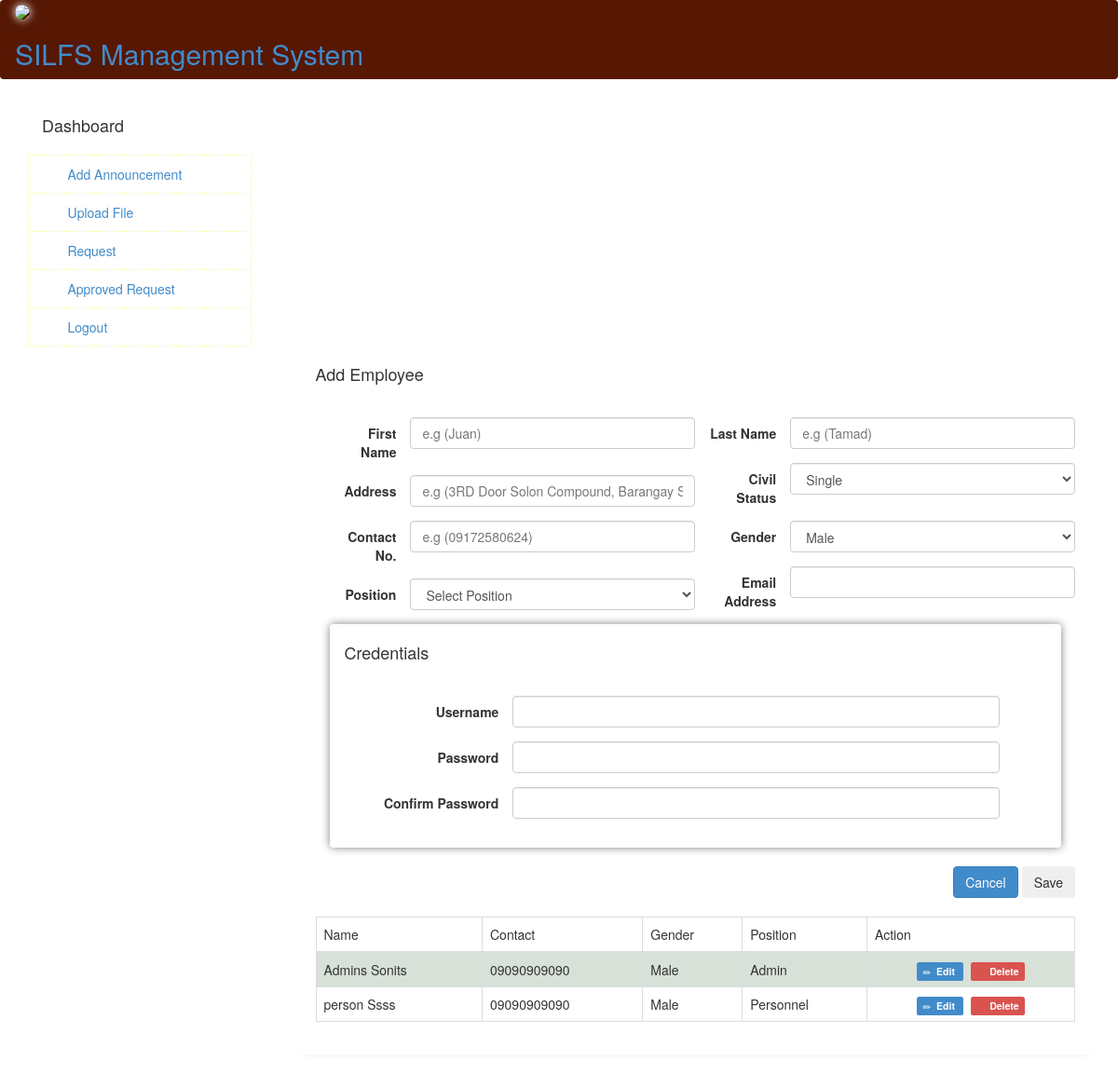
Before: /index.php/employee/add_employee with the older database file.
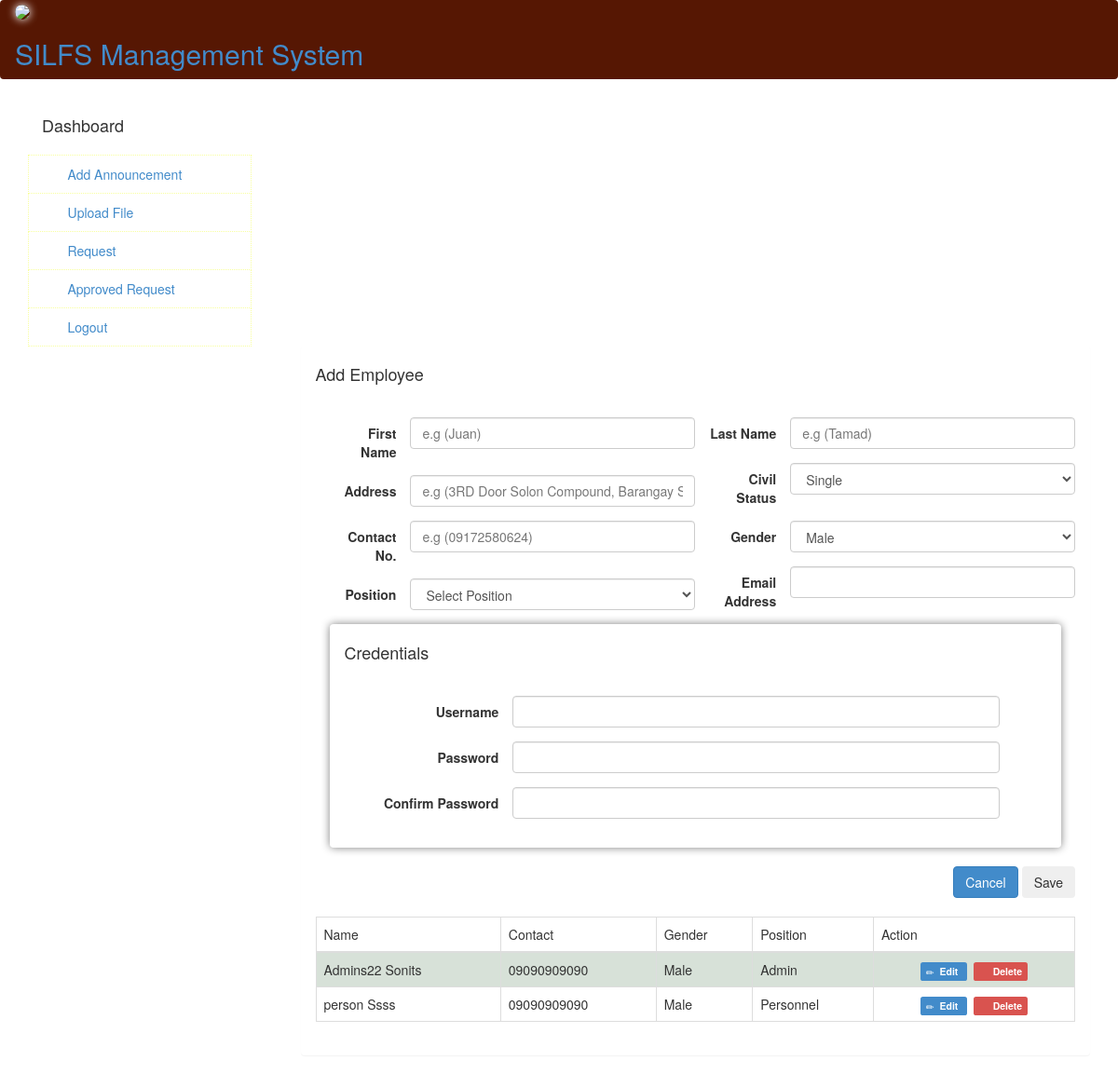
After: the same page with the newer database file.
### tables this page shows
CREATE TABLE IF NOT EXISTS `tbl_party` (
  `id` int(11) NOT NULL,
  `firstname` varchar(50) NOT NULL,
  `lastname` varchar(50) NOT NULL,
  `position` int(11) NOT NULL,
  `branch` int(11) NOT NULL,
  `address` varchar(100) NOT NULL,
  `contact` varchar(100) NOT NULL,
  `civil` varchar(50) NOT NULL,
  `gender` varchar(50) NOT NULL,
  `email` varchar(50) NOT NULL
);

CREATE TABLE IF NOT EXISTS `tbl_position` (
  `id` int(11) NOT NULL,
  `description` varchar(50) NOT NULL
);

### application/controllers/Employee.php (called while the page is built)
<?php
	class Employee extends CI_Controller
	{
		public function add_employee()
		{
			$this->load->view('templates/header');
			$data['nav'] = 'employee';
			$this->load->model('usermd');
			$this->load->view('templates/navigation', $data);
			$this->load->view('employee/add_employee');
			$this->load->view('templates/footer');
		}
	}

### index.php (called while the page is built, shortened)
<?php
require_once BASEPATH.'core/CodeIgniter.php';

### application/models/Usermd.php (called while the page is built, shortened)
<?php
	class Usermd extends CI_Model
	{
		public function getUsers()
		{
			$this->db->where('tbl_party.position = tbl_position.id');
			$this->db->select('tbl_party.*, tbl_position.description');
			return $this->db->get('tbl_party, tbl_position')->result_array();
		}
	}

### application/views/employee/add_employee.php (the view, shortened to what the changed rows need)
<div class="col-md-9 container_margin">
	<div class="panel p-body">
			<div class="panel-body">
				<div class="table table-responsive">
					<table class="table table-striped table-bordered table-hover" id="dataTable">
                    <thead>
                    <tr>
                        <td>Name</td>
                        <td>Contact</td>
                        <td>Gender</td>
                        <td>Position</td>
                        <td style="max-width: 100px">Action</td>
                    </tr>
                    </thead>
                    <tbody>
                    <?php foreach ($this->usermd->getUsers() as $key => $value) { ?>
                        <tr>
                            <td><?php echo $value['firstname'] . ' ' . $value['lastname']  ?></td>
                            <td><?php echo $value['contact'] ?></td>
                            <td><?php echo $value['gender'] ?></td>
                            <td><?php echo $value['description'] ?></td>
                            <td style="text-align: center">
                            	<a class="a-table label label-primary edit_emp" href="#" data-param="<?php echo $value['id'] ?>">
                            		<span class="glyphicon glyphicon-pencil"></span>&nbsp; Edit
                            	</a>&nbsp;
                            	<a class="a-table label label-danger" href="/delete_user/<?php echo $value['id'] ?>" onclick="return confirm('Are you sure?')">
                            		<span class="glyphicon glyphicon-trash"></span>&nbsp; Delete
                            	</a>
                            </td>
                        </tr>
                    <?php } ?>
                    </tbody>
                </table>
				</div>
			</div>
	</div>
</div>

Changed rows visible on the page:
changed tbl_party "Sonits": firstname "Admins" → "Admins22"
